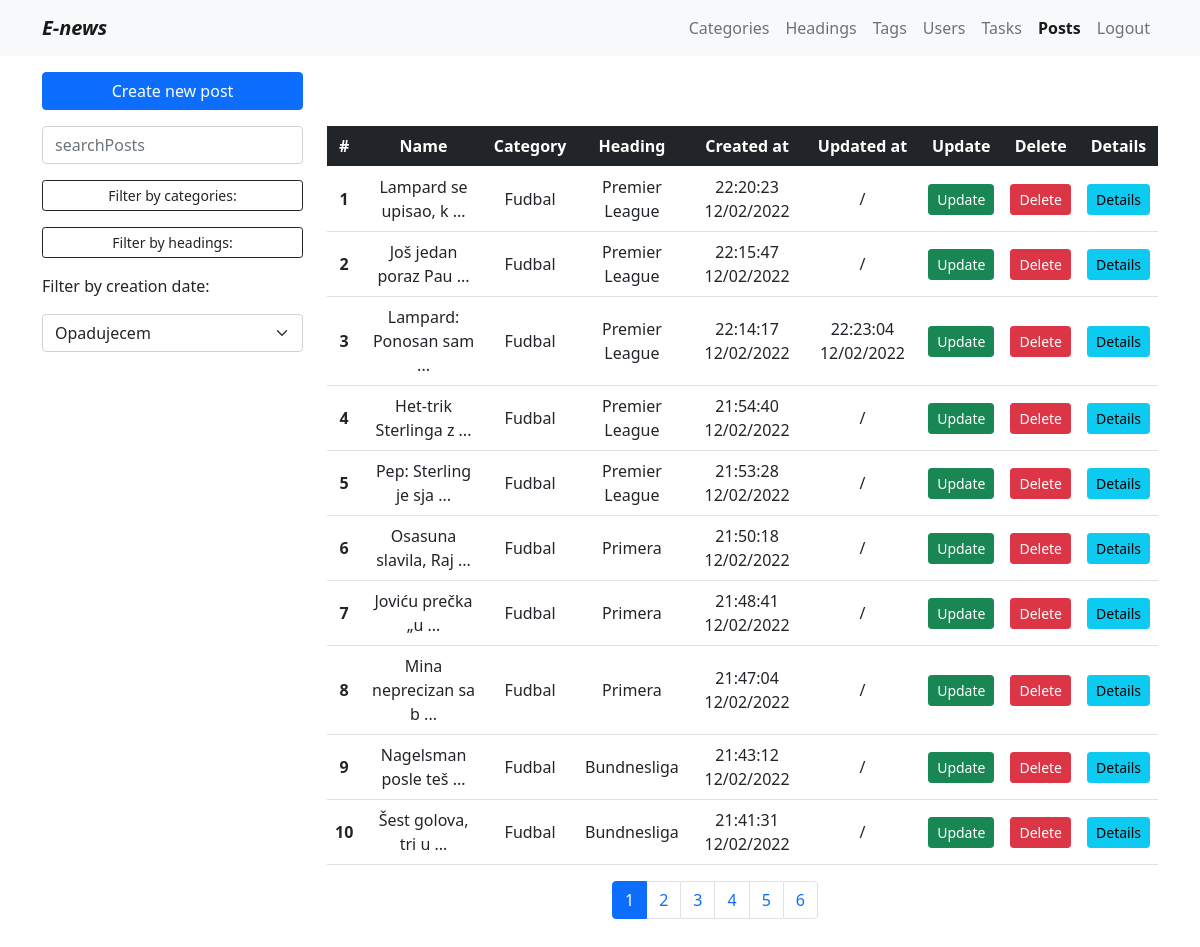
Screenshot of /admin.php?page=posts (signed in) with the database file from the repository.
### tables this page shows
CREATE TABLE `posts` (
  `id` int(11) NOT NULL,
  `name` varchar(255) NOT NULL,
  `description` text NOT NULL,
  `image_path` varchar(100) NOT NULL,
  `category_id` int(11) NOT NULL,
  `heading_id` int(11) NOT NULL,
  `user_id` int(11) NOT NULL,
  `created_at` datetime NOT NULL DEFAULT current_timestamp(),
  `updated_at` datetime DEFAULT NULL
);

CREATE TABLE `categories` (
  `id` int(11) NOT NULL,
  `name` varchar(50) NOT NULL,
  `created_at` datetime NOT NULL DEFAULT current_timestamp(),
  `updated_at` datetime DEFAULT NULL
);

CREATE TABLE `headings` (
  `id` int(11) NOT NULL,
  `name` varchar(50) NOT NULL,
  `created_at` datetime NOT NULL DEFAULT current_timestamp(),
  `updated_at` datetime DEFAULT NULL,
  `category_id` int(11) NOT NULL
);

### models/function.php (called while the page is built, shortened)
<?php
function    postPagination($user, $limit = 0, $text = "", $order = 0, $categories = "", $headings = "")
{
    global $conn;
    $orderQuery = " ORDER BY p.created_at DESC";
    $query = '';
    $limitQuery = ' LIMIT :limit, :offset';
    $baseQuery = "SELECT p.*, c.name as categoryName, h.name as headingName FROM posts p JOIN categories c ON p.category_id = c.id JOIN headings h ON p.heading_id = h.id";
    $limit = ((int)$limit) * ELEMENTS_OFFSET;
    $offset = ELEMENTS_OFFSET;
    $baseQuery .= $query . $orderQuery . $limitQuery;
    $query = $conn->prepare($baseQuery);
    $query->bindValue(":limit", $limit, PDO::PARAM_INT);
    $query->bindValue(":offset", $offset, PDO::PARAM_INT);
    $query->execute();
    $res = $query->fetchAll();
    return $res;
}
function getNumOfPosts($action, $user, $text = "", $categories = '', $headings = '')
{
    global $conn;
    $query = "";
    $baseQuery = "SELECT COUNT(*) as numberOfPosts FROM posts";
    $baseQuery .=  $query;
    if ($action == 'count') {
        $res = $conn->query($baseQuery)->fetch();
    } else {
        $pages = $conn->query($baseQuery)->fetch();
        $res = ceil($pages->numberOfPosts / ELEMENTS_OFFSET);
    };
    return $res;
}
function cutName($name)
{
    $res = '';
    if (strlen($name) > 20) {
        $subStr = substr($name, 0, 20);
        $res = $subStr . ' ...';
    } else {
        $res = $name;
    }
    return $res;
}

### pages/pages/admin/posts/index.php (the view, shortened to what this page needs)
<?php
$user = $_SESSION['user'];
$posts = postPagination($user);
?>
<section>
    <div class="container">
        <div class="row my-3">
            <div class="col-lg-3">
                <div class="d-grid"><a href="admin.php?page=post_action" class="btn btn-primary">Create new post</a></div>
            </div>
        </div>
        <div class="row mb-5">
            <div class="col-lg-3">
                <div class="mb-3">
                    <input type="text" name="searchPosts" id="searchPosts" placeholder="searchPosts" class="form-control">
                </div>
                <?php
                if (isset($_SESSION['user']) && $_SESSION['user']->roleName == "Admin") :
                ?>
                    <div class="mb-3">
                        <div class="d-grid">
                            <button class="btn btn-sm btn-outline-dark" type="button" data-bs-toggle="collapse" data-bs-target="#collapseCategories" aria-expanded="false" aria-controls="collapseCategories">
                                Filter by categories:
                            </button>
                        </div>
                    </div>
                <?php endif; ?>
                <div class="mb-3">
                    <div class="d-grid">
                        <button class="btn btn-sm btn-outline-dark" type="button" data-bs-toggle="collapse" data-bs-target="#collapseHeadings" aria-expanded="false" aria-controls="collapseHeadings">
                            Filter by headings:
                        </button>
                    </div>
                </div>
                <div class="mb-3">
                    <p>Filter by creation date:</p>
                    <select name="filterPostByDate" id="filterByDate" class="form-select">
                        <option value="0">Opadujecem</option>
                    </select>
                </div>
            </div>
            <div class="col-lg-9">
                <div class="table-responsive-sm table-responsive-md">
                    <table class="table text-center align-middle">
                        <thead class="table-dark">
                            <tr>
                                <th scope="row">#</th>
                                <th scope="row">Name</th>
                                <th scope="row">Category</th>
                                <th scope="row">Heading</th>
                                <th scope="row">Created at</th>
                                <th scope="row">Updated at</th>
                                <th scope="row">Update</th>
                                <th scope="row">Delete</th>
                                <th scope="row">Details</th>
                            </tr>
                        </thead>
                        <tbody id="posts">
                            <?php
                            $postsElements = getNumOfPosts('count', $user);
                            if ($postsElements->numberOfPosts  > 0) :
                            ?>
                                <?php
                                $rb  = 1;
                                foreach ($posts as $post) :
                                ?>
                                    <tr>
                                        <th><?= $rb++ ?></th>
                                        <td><?= cutName($post->name) ?></td>
                                        <td><?= $post->categoryName ?></td>
                                        <td><?= $post->headingName ?></td>
                                        <td><?= date("H:i:s d/m/Y", strtotime($post->created_at)) ?></td>
                                        <td><?= $post->updated_at != null ? date("H:i:s d/m/Y", strtotime($post->updated_at)) : "/" ?></td>
                                        <td><a href="admin.php?page=post_action&id=<?= $post->id ?>" class="btn btn-sm btn-success">Update</a></td>
                                        <td><button type="button" class="btn btn-sm btn-danger delete-post" data-id="<?= $post->id ?>">Delete</button></td>
                                        <td><a href="admin.php?page=post_details&id=<?= $post->id ?>" class="btn btn-sm btn-info">Details</a></td>
                                    </tr>
                                <?php endforeach;
                            else : ?>
                                <tr>
                                    <th class="text-center" colspan="9">We dont have any post at this moment</th>
                                </tr>
                            <?php endif; ?>
                        </tbody>
                    </table>
                </div>
                <?php
                $postsCount = getNumOfPosts('count', $user);
                if ($postsCount->numberOfPosts > NUMBER_OF_ELEMENTS) :
                ?>
                    <div class="row mt-3">
                        <div class="col-4 mx-auto">
                            <nav aria-label="...">
                                <ul class="pagination" id="postPagination">
                                    <?php
                                    $postPagination = getNumOfPosts('pagination', $user);
                                    for ($i = 0; $i < $postPagination; $i++) :
                                        if ($i == 0) :
                                    ?>
                                            <li class="page-item active"><a class="page-link post-pagination" href="#" data-limit="<?= $i ?>"><?= ($i + 1) ?></a></li>
                                        <?php
                                        endif;
                                        if ($i != 0) :
                                        ?>
                                            <li class="page-item"><a class="page-link post-pagination" href="#" data-limit="<?= $i ?>"><?= ($i + 1) ?></a></li>
                                    <?php
                                        endif;
                                    endfor;
                                    ?>
                                </ul>
                            </nav>
                        </div>
                    </div>
                <?php endif; ?>
            </div>
        </div>
    </div>
</section>

### rows the page displays
posts: name "Lampard se upisao, k ...", category.name "Fudbal", heading.name "Premier League", created_at "22:20:23 12/02/2022"
posts: name "Još jedan poraz Pau ...", category.name "Fudbal", heading.name "Premier League", created_at "22:15:47 12/02/2022"
posts: name "Lampard: Ponosan sam ...", category.name "Fudbal", heading.name "Premier League", created_at "22:14:17 12/02/2022", updated_at "22:23:04 12/02/2022"
posts: name "Het-trik Sterlinga z ...", category.name "Fudbal", heading.name "Premier League", created_at "21:54:40 12/02/2022"
posts: name "Pep: Sterling je sja ...", category.name "Fudbal", heading.name "Premier League", created_at "21:53:28 12/02/2022"
posts: name "Osasuna slavila, Raj ...", category.name "Fudbal", heading.name "Primera", created_at "21:50:18 12/02/2022"
posts: name "Joviću prečka „u ...", category.name "Fudbal", heading.name "Primera", created_at "21:48:41 12/02/2022"
posts: name "Mina neprecizan sa b ...", category.name "Fudbal", heading.name "Primera", created_at "21:47:04 12/02/2022"
posts: name "Nagelsman posle teš ...", category.name "Fudbal", heading.name "Bundnesliga", created_at "21:43:12 12/02/2022"
posts: name "Šest golova, tri u ...", category.name "Fudbal", heading.name "Bundnesliga", created_at "21:41:31 12/02/2022"
